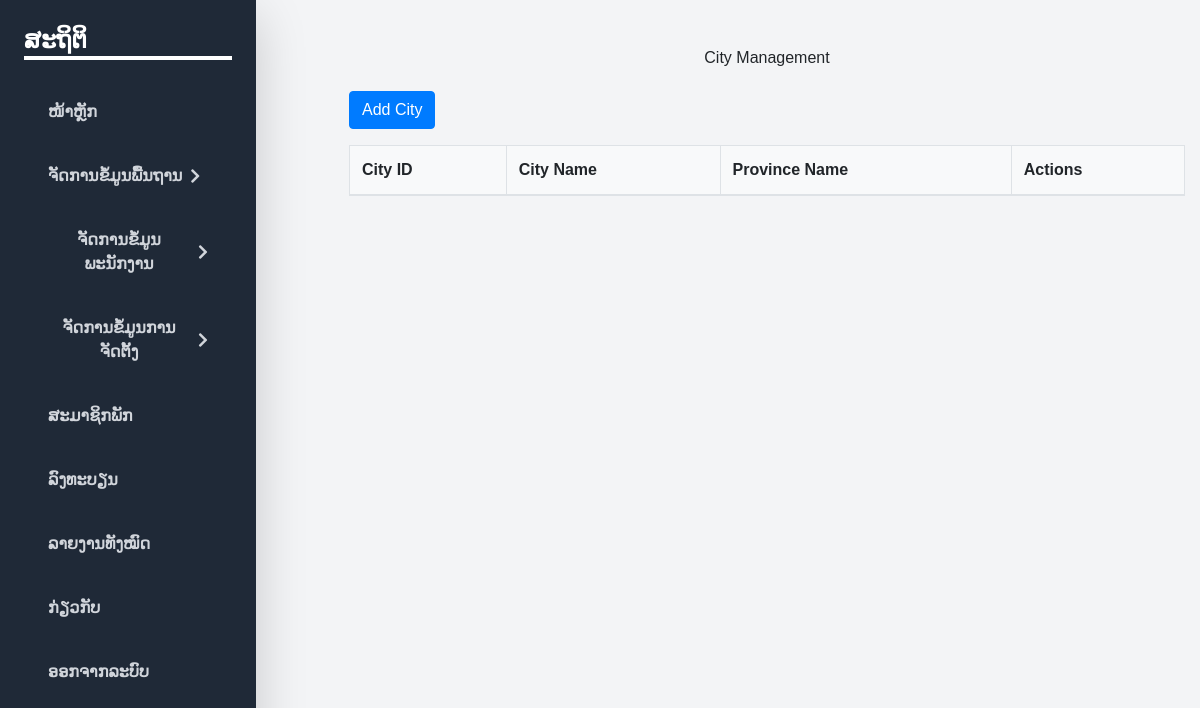
/city.php (signed in), run on an earlier commit of the app's database.
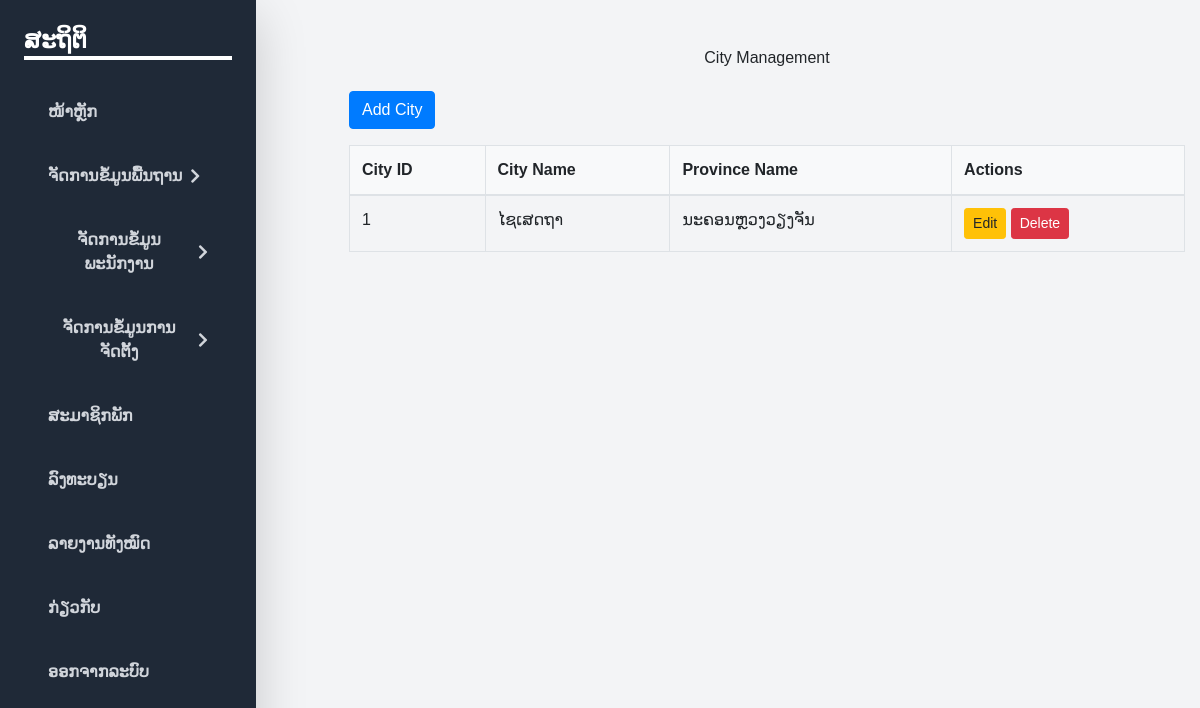
And on a later commit of the database.
### tables this page shows
CREATE TABLE `cities` (
  `id` int(11) NOT NULL,
  `name` varchar(255) NOT NULL,
  `province_id` int(11) DEFAULT NULL
);

CREATE TABLE `provinces` (
  `id` int(11) NOT NULL,
  `name` varchar(255) NOT NULL
);

### city.php (the view, shortened to what this page needs)
<?php
$is_admin = isset($_SESSION['role']) && $_SESSION['role'] === 'admin';
include 'dbconnection.php';
$query = "SELECT cities.id, cities.name, provinces.name AS province_name FROM cities JOIN provinces ON cities.province_id = provinces.id";
$cities = $conn->query($query);
?>
<!DOCTYPE html>
<html lang="en">
<head>
    <link rel="stylesheet" href="https://stackpath.bootstrapcdn.com/bootstrap/4.5.2/css/bootstrap.min.css">
</head>
<body>
    <?php include("nav.php"); ?>
    <div class="container mt-5 mx-auto">
        <h1 class="mb-4 text-center">City Management</h1>
        <?php if ($is_admin): ?>
            <button type="button" class="btn btn-primary mb-3" data-toggle="modal" data-target="#cityModal" onclick="openModal('create')">
                Add City
            </button>
        <?php endif; ?>
        <div class="table-container">
            <table class="table table-bordered">
                <thead>
                    <tr>
                        <th>City ID</th>
                        <th>City Name</th>
                        <th>Province Name</th>
                        <?php if ($is_admin): ?>
                            <th>Actions</th>
                        <?php endif; ?>
                    </tr>
                </thead>
                <tbody>
                    <?php while ($city = $cities->fetch_assoc()): ?>
                        <tr>
                            <td><?php echo htmlspecialchars($city['id']); ?></td>
                            <td><?php echo htmlspecialchars($city['name']); ?></td>
                            <td><?php echo htmlspecialchars($city['province_name']); ?></td>
                            <?php if ($is_admin): ?>
                                <td>
                                    <button type="button" class="btn btn-warning btn-sm" data-toggle="modal" data-target="#cityModal" onclick='openModal("update", <?php echo json_encode($city); ?>)'>
                                        Edit
                                    </button>
                                    <button type="button" class="btn btn-danger btn-sm" data-toggle="modal" data-target="#deleteModal" onclick='openDeleteModal(<?php echo $city['id']; ?>)'>
                                        Delete
                                    </button>
                                </td>
                            <?php endif; ?>
                        </tr>
                    <?php endwhile; ?>
                </tbody>
            </table>
        </div>
    </div>
</body>
</html>

### nav.php (shortened to what this page needs)
<!DOCTYPE html>
<html lang="lo">
<head>
  <link href="https://cdnjs.cloudflare.com/ajax/libs/font-awesome/5.15.4/css/all.min.css" rel="stylesheet">
  <link href="https://unpkg.com/tailwindcss@^2/dist/tailwind.min.css" rel="stylesheet">
</head>
<body class="bg-gray-100 flex">
  <aside class="bg-gray-800 w-64 h-screen shadow-lg fixed top-0 left-0 z-10">
    <div class="px-4 py-6 h-full flex flex-col">
      <a href="dashboard.php" class="font-bold text-white text-2xl block border-b-4 border-white mb-6">ສະຖິຕິ</a>
      <nav class="space-y-2 flex-grow">
        <a href="home.php" class="nav-item block py-3 px-4 text-gray-300 font-semibold rounded-lg">ໜ້າຫຼັກ</a>
        <div class="relative">
          <button id="dropdown-button-1" class="nav-item block py-3 px-4 text-gray-300 font-semibold rounded-lg flex items-center justify-between">
            ຈັດການຂໍ້ມູນພື້ນຖານ
            <i class="fas fa-chevron-right ml-2"></i>
          </button>
        </div>
        <div class="relative">
          <button id="dropdown-button-2" class="nav-item block py-3 px-4 text-gray-300 font-semibold rounded-lg flex items-center justify-between">
            ຈັດການຂໍ້ມູນພະນັກງານ
            <i class="fas fa-chevron-right ml-2"></i>
          </button>
        </div>
        <div class="relative">
          <button id="dropdown-button-3" class="nav-item block py-3 px-4 text-gray-300 font-semibold rounded-lg flex items-center justify-between">
            ຈັດການຂໍ້ມູນການຈັດຕັ້ງ
            <i class="fas fa-chevron-right ml-2"></i>
          </button>
        </div>
        <a href="staymember.php" class="nav-item block py-3 px-4 text-gray-300 font-semibold rounded-lg">ສະມາຊິກພັກ</a>
        <?php
          if (isset($_SESSION['role']) && $_SESSION['role'] !== 'user'): ?>
            <a href="register.php" class="nav-item block py-3 px-4 text-gray-300 font-semibold rounded-lg">ລົງທະບຽນ</a>
        <?php endif; ?>
        <a href="dashboard.php" class="nav-item block py-3 px-4 text-gray-300 font-semibold rounded-lg">ລາຍງານທັງໝົດ</a>
        <a href="http://www.sia.gov.la/sia/backend/web/index.php?r=site/index" class="nav-item block py-3 px-4 text-gray-300 font-semibold rounded-lg">ກ່ຽວກັບ</a>
        <a href="logout.php" class="nav-item block py-3 px-4 text-gray-300 font-semibold rounded-lg">ອອກຈາກລະບົບ</a>
      </nav>
    </div>
  </aside>
  <main class="flex-grow ml-64 p-4">
  </main>
</body>
</html>

### city.php (style rules this page uses)
.table-container { max-height: 500px; overflow-y: auto; }
thead th { position: sticky; top: 0; background: #f8f9fa; z-index: 1; }

### nav.php (style rules this page uses)
body { font-family: 'Phetsarath OT', sans-serif; }
.nav-item { transition: background-color 0.3s ease, color 0.3s ease; }

What changed in the data, as far as the page shows it:
added cities: id "1", name "ໄຊເສດຖາ", province.name "ນະຄອນຫຼວງວຽງຈັນ"
